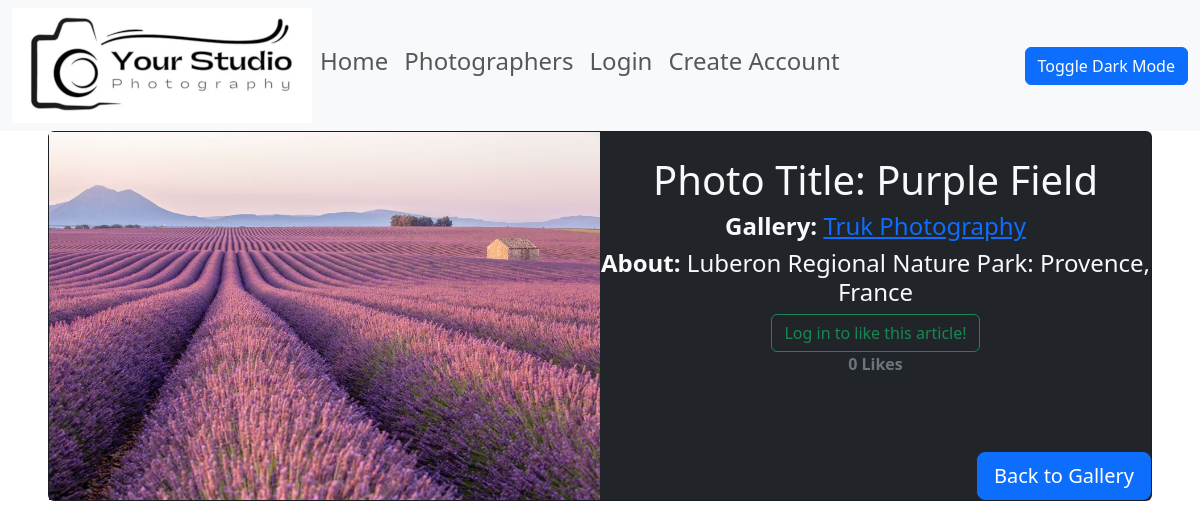
The app's page /photo/6 with its own data.
### photo_app/models.py (models this page shows, shortened)
class Photo(models.Model):
    title = models.CharField(max_length=200)
    picture = models.ImageField(null=True)
    about = models.TextField((""), blank=True)
    altText = models.CharField(max_length=200, default="User Submitted Photo")
    gallery = models.ForeignKey(Gallery, on_delete=models.CASCADE, default = None)
    likes = models.ManyToManyField(User, related_name='photo_like')
    def number_of_likes(self):
        return self.likes.count()

class Gallery(models.Model):
    title = models.CharField(max_length=200)
    about = models.TextField((""), blank=True)
    def get_absolute_url(self):
        return reverse('gallery-detail', args=[str(self.id)])

### photo_app/views.py (the view)
# urls.py: path('photo/<int:pk>', views.PhotoDetailView.as_view(), name='photo-detail'),
class PhotoDetailView(generic.DetailView):
    model = Photo
    def get_context_data(self, **kwargs):
        context = super().get_context_data(**kwargs)
        likes_connected = get_object_or_404(Photo, id=self.kwargs['pk'])
        liked = False
        if likes_connected.likes.filter(id=self.request.user.id).exists():
            liked = True
        context['number_of_likes'] = likes_connected.number_of_likes()
        context['post_is_liked'] = liked
        return context

### photo_app/templates/photo_app/photo_detail.html (shortened to what this page needs)
{% extends 'photo_app/base_template.html' %}
{% block content %}
<div class = "card mb-3 bg-dark text-light">
    <div class="row g-0">
        <div class="col-md-6">
<img class="img-fluid" src="{{photo.picture.url}}" alt="{{photo.altText}}">
        </div>
        <div class="col-md-6">
            <div class="card-body>">
                <div class="text-center">
                    <div class="mt-4">
<h1>Photo Title: {{ photo.title }}</h1>
<h4><strong>Gallery: </strong><a href="{{ photo.gallery.get_absolute_url }}">{{ photo.gallery.title }} </a>
<h4><strong>About: </strong> {{ photo.about }}</h4>
{% if user.is_authenticated %}
<form action="{% url 'photo_like' photo.id %}" method="POST">
  {% csrf_token %}
  <a>
  {% if post_is_liked %}
  <button type="submit" name="photo_id" value="{{photo.id}}" class="btn btn-primary">Unlike</button>
  {% else %}
  <button type="submit" name="photo_id" value="{{photo.id}}" class="btn btn-primary">Like</button>
  {% endif %}
</form>
{% else %}
<a class="btn btn-outline-success" href="{% url 'login' %}?next={{request.path}}">Log in to like this article!</a><br>
{% endif %}
<strong class="text-secondary">{{ number_of_likes }} Like{{ number_of_likes|pluralize }}</strong>
</div>
</div>
            </div>
        </div>
    </div>
    <div class="position-absolute bottom-0 end-0">
    <a class="btn btn-primary btn-lg" href="{% url 'gallery-detail' photo.gallery_id %}" role="button">Back to Gallery</a>
    </div>
</div>
{% endblock %}

### photo_app/templates/photo_app/base_template.html (style rules this page uses)
body { background-color: light; }

### records on screen
Photo: picture (picture), title "Purple Field", gallery "Truk Photography", about "Luberon Regional Nature Park: Provence, France"

### other values on screen
{{ number_of_likes }} "0"
